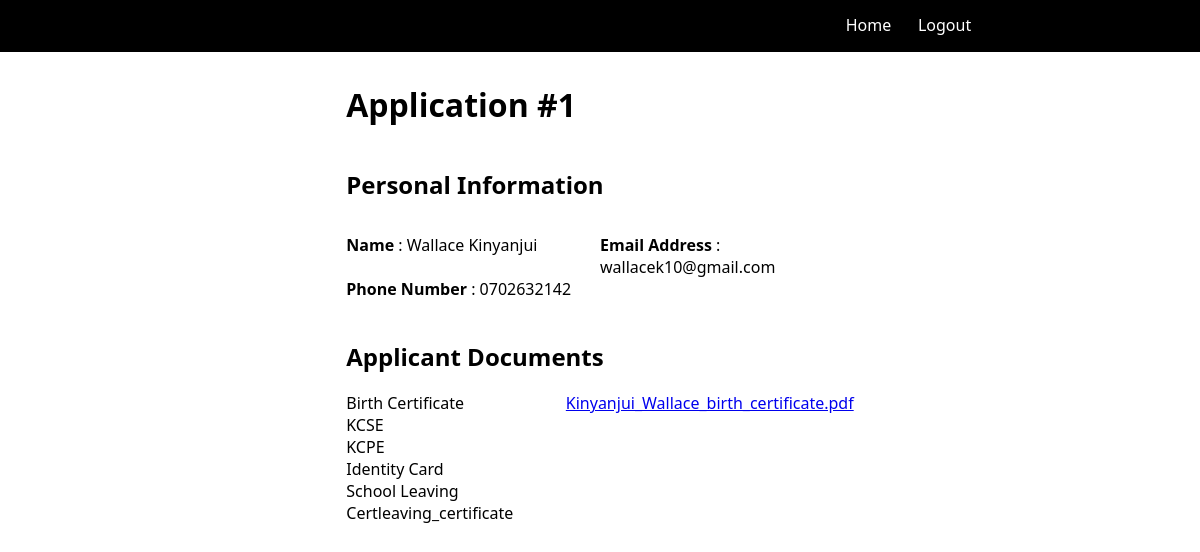
Screenshot of /admin/view.php?id=1 with the database file from the repository.
### tables this page shows
CREATE TABLE `application_form` (
  `id` bigint unsigned NOT NULL AUTO_INCREMENT,
  `firstname` varchar(255) NOT NULL,
  `lastname` varchar(255) NOT NULL,
  `email_address` varchar(255) DEFAULT NULL,
  `phone_number` varchar(15) NOT NULL,
  PRIMARY KEY (`id`)
);

CREATE TABLE `applicant_documents` (
  `id` bigint unsigned NOT NULL AUTO_INCREMENT,
  `applicant_id` int NOT NULL,
  `birth_certificate` varchar(255) NOT NULL,
  PRIMARY KEY (`applicant_id`),
  UNIQUE KEY `id` (`id`)
);

### applicant/Form.php (called while the page is built, shortened)
<?php
class Form
{
    public $connection;
    public function __construct()
    {
        $this->connection = $this->createDbConnection();
    }
    public function createDbConnection()
    {
        $dsn = "mysql:host=localhost;port=3307;dbname=form";
        $username = "admin";
        $password = "admin2024";
        try {
            $pdo = new PDO($dsn, $username, $password);
            return $pdo;
        } catch (PDOException $e) {
            echo $e->getMessage();
        }
    }
    function selectById()
    {
        $sql = "SELECT * FROM application_form WHERE id = :id";
        $stmt = $this->connection->prepare($sql);
        if ($stmt->execute($_GET)) {
            $record = $stmt->fetchAll(PDO::FETCH_ASSOC);
            return $record;
        } else {
            return null;
        }
    }
    function selectDocumentsById()
    {
        $sql = "SELECT * FROM applicant_documents WHERE applicant_id = :id";
        $stmt = $this->connection->prepare($sql);
        if ($stmt->execute($_GET)) {
            $record = $stmt->fetchAll(PDO::FETCH_ASSOC);
            return $record;
        } else {
            return null;
        }
    }
}

### admin/view.php (the view, shortened to what this page needs)
<?php
include '../applicant/Form.php';
?>
<!DOCTYPE html>
<html lang="en">
<head>
    <link rel="stylesheet" href="../applicant/styles.css">
    <link rel="stylesheet" href="./css/styles.css">
</head>
<body>
    <div class="header-container">
        <div></div>
        <div></div>
        <div>
            <nav>
                <ul class="nav-container">
                    <div class="links">
                        <li><a href="index.php">Home</a></li>
                    </div>
                    <div>
                        <li class="links"><a href="logout.php">Logout</a></li>
                    </div>
                </ul>
            </nav>
        </div>
    </div>
    <div class="container">
        <div></div>
        <div class="info">
            <div>
                <h1>Application #<?php echo $_GET['id']; ?></h1>
            </div>
            <div>
                <h2>Personal Information</h2>
            </div>
            <div>
                <main>
                    <div class="info-container">
                        <?php
                        $application = new Form();
                        $info = $application->selectById();
                        if (!empty($info)) { ?>
                            <?php foreach ($info as $row) {
                            ?>
                                <div><b>Name</b> : <?php echo $row['firstname'] . " " . $row['lastname']; ?></div>
                                <div><b>Email Address</b> : <?php echo $row['email_address']; ?></div>
                                <div><b>Phone Number</b> : <?php echo $row['phone_number']; ?></div>
                            <?php } ?>
                        <?php } else { ?>
                            <div>
                                <p>Record does not exist !</p>
                            </div>
                        <?php } ?>
                    </div>
                </main>
            </div>
            <div class="documents">
                <h2>Applicant Documents</h2>
                <?php
                $documents = $application->selectDocumentsById();
                if (empty($documents)) { ?>
                    <p>Documents have not been uploaded by applicant</p>
                <?php } else { ?>
                    <?php
                    foreach ($documents as $row) { ?>
                        <div class="doc">
                            <div>
                                <p>Birth Certificate</p>
                            </div>
                            <div>
                                <p><a href=" <?php echo "../applicant/uploads/" . $row['birth_certificate']; ?>" target="_blank"><?php echo $row['birth_certificate']; ?></a></p>
                            </div>
                        </div>
                    <?php } ?>
                    <div class="doc">
                        <div>
                            <p>KCSE</p>
                        </div>
                        <div>
                        </div>
                    </div>
                    <div class="doc">
                        <div>
                            <p>KCPE</p>
                        </div>
                        <div>
                        </div>
                    </div>
                    <div class="doc">
                        <div>
                            <p>Identity Card</p>
                        </div>
                        <div>
                        </div>
                    </div>
                    <div class="doc">
                        <div>
                            <p>School Leaving Certleaving_certificate</p>
                        </div>
                        <div>
                        </div>
                    </div>
                <?php } ?>
            </div>
        </div>
        <div></div>
    </div>
</body>
</html>

### applicant/styles.css (style rules this page uses)
body { font-family: 'Segoe UI', Tahoma, Geneva, Verdana, sans-serif; }
.header-container { display: grid; grid-template-columns: 1fr 1fr 1fr; background-color: black; margin-top: -10px; margin-left: -10px; margin-right: -10px; margin-bottom: 10px; }
.nav-container { display: grid; grid-template-columns: 1fr 1fr 1fr 1fr 1fr; }
.header-container nav ul li { display: inline; color: white; margin: 5px; }
.header-container nav ul li a { text-decoration: none; color: white; }
.container { display: grid; grid-template-columns: 1fr 2fr 1fr; }
.info { display: grid; grid-template-rows: 1fr 1fr 1fr; }
.info-container { display: grid; grid-template-columns: 1fr 1fr; }

### admin/css/styles.css (style rules this page uses)
body { font-family: 'Segoe UI', Tahoma, Geneva, Verdana, sans-serif; }
.header-container { display: grid; grid-template-columns: 1fr 1fr 1fr; background-color: black; margin-top: -10px; margin-left: -10px; margin-right: -10px; margin-bottom: 10px; }
.nav-container { display: grid; grid-template-columns: 1fr 1fr 1fr 1fr 1fr; }
.header-container nav ul li { display: inline; color: white; margin: 5px; }
.header-container nav ul li a { text-decoration: none; color: white; }
.container { display: grid; grid-template-columns: 1fr 1.5fr 1fr; }
.info { display: grid; grid-template-rows: 1fr 1fr 1fr; }
.info-container { display: grid; grid-template-columns: 1fr 1fr; }
.documents { display: grid; grid-template-rows: 1fr; }
.doc { display: grid; grid-template-columns: 1fr 1fr; }
.doc p { margin: 0px; }

### rows the page displays
application_form: firstname "Wallace", lastname "Kinyanjui", email_address "wallacek10@gmail.com", phone_number "0702632142"
applicant_documents: birth_certificate "Kinyanjui_Wallace_birth_certificate.pdf"

### other values shown
$_GET['id'] "1"
